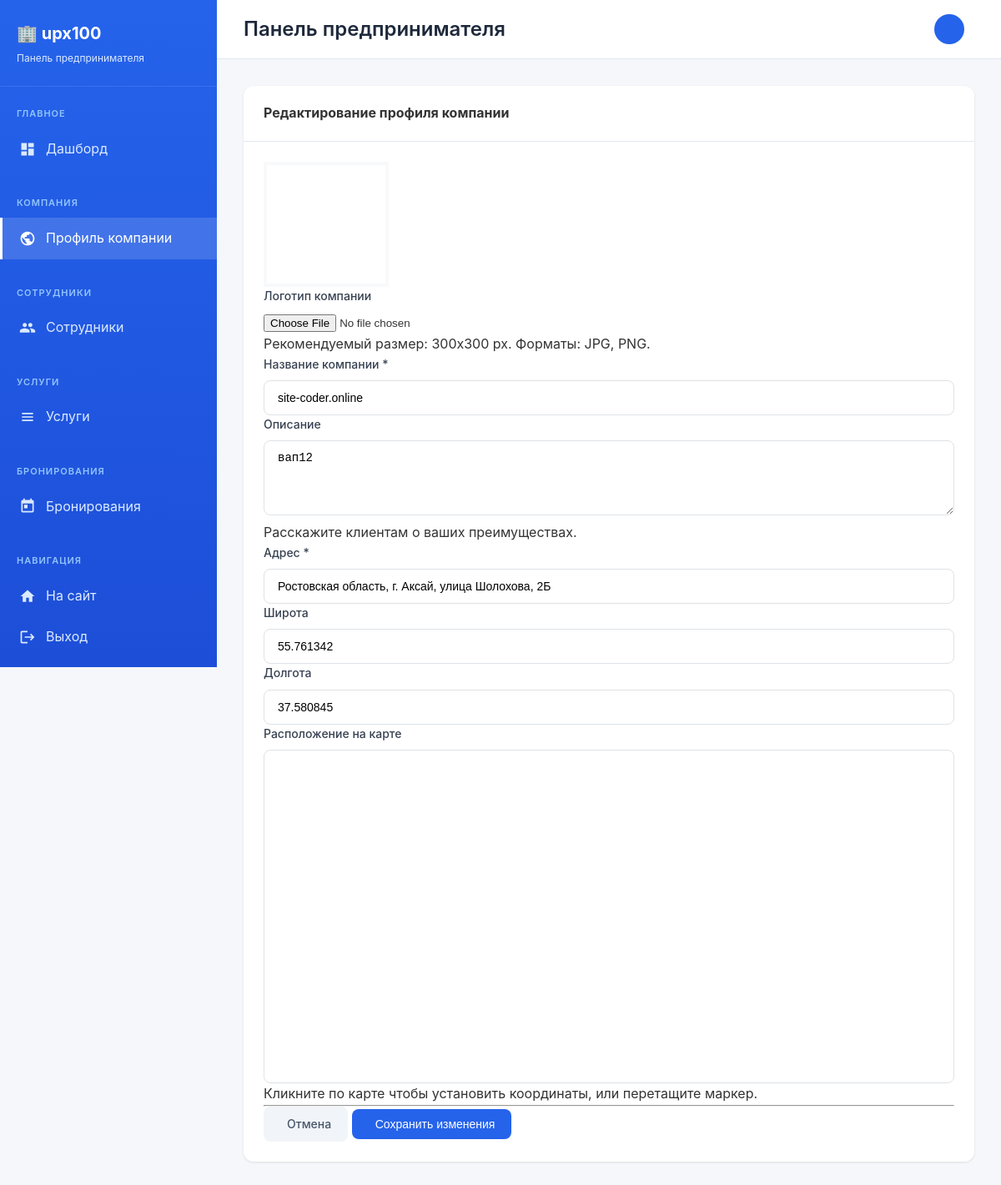
The app's page /business/profile/edit/ (signed in), older data.
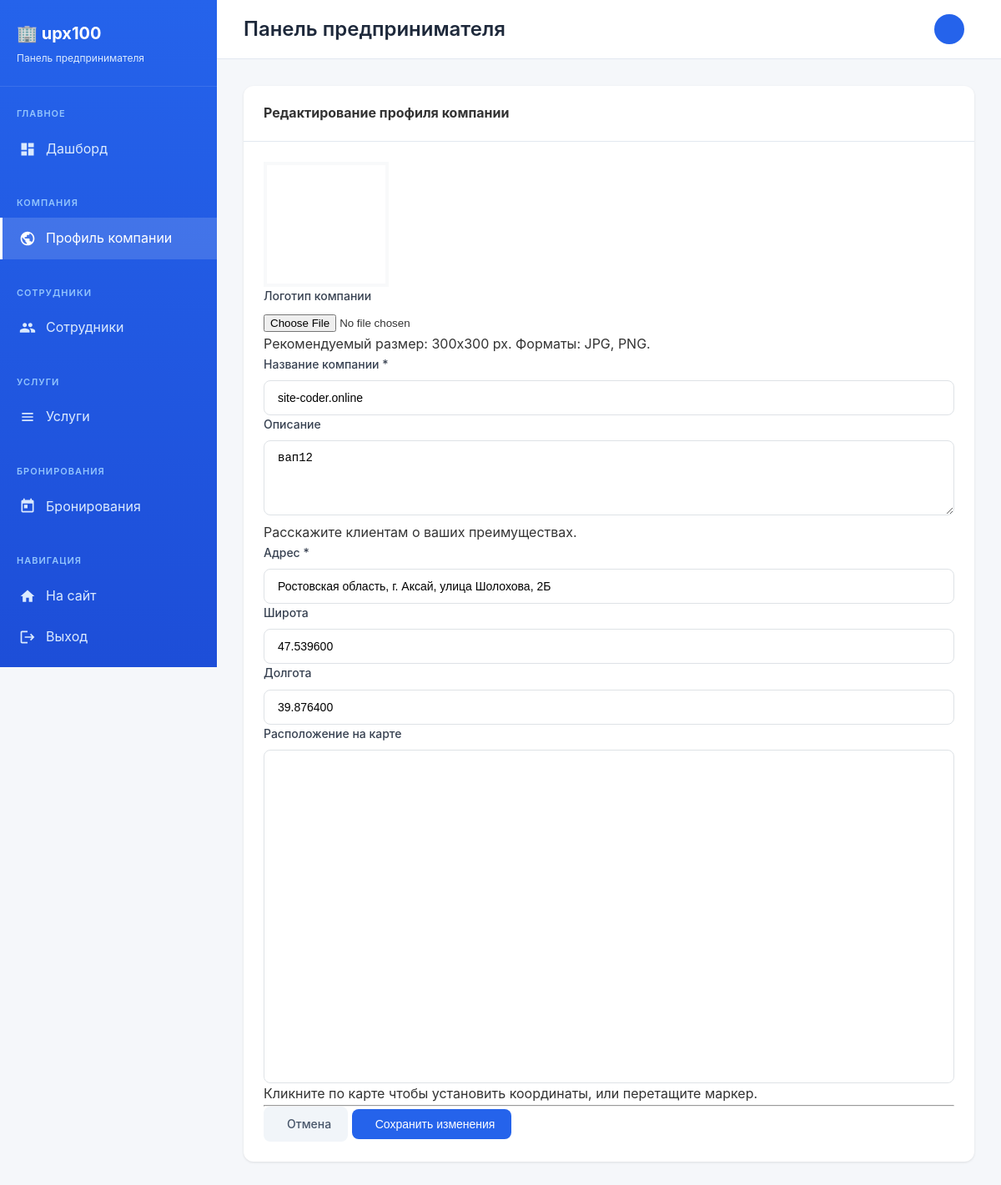
The same page, newer data.
### business/models.py (models this page shows, shortened)
class Company(models.Model):
    owner = models.OneToOneField(settings.AUTH_USER_MODEL, on_delete=models.CASCADE, related_name='company')
    name = models.CharField(max_length=200, verbose_name="Название компании")
    description = models.TextField(blank=True, verbose_name="Описание")
    logo = models.ImageField(upload_to='company_logos/', blank=True, null=True, verbose_name="Логотип")
    photo = models.ImageField(upload_to='company_photos/', blank=True, null=True, verbose_name="Фото компании")
    address = models.CharField(max_length=300, verbose_name="Адрес")
    latitude = models.DecimalField(max_digits=9, decimal_places=6, blank=True, null=True, verbose_name="Широта")
    longitude = models.DecimalField(max_digits=9, decimal_places=6, blank=True, null=True, verbose_name="Долгота")
    phone = models.CharField(max_length=20, blank=True, verbose_name="Телефон")
    email = models.EmailField(blank=True, verbose_name="Email")
    is_verified = models.BooleanField(default=False, verbose_name="Проверена модератором")
    created_at = models.DateTimeField(auto_now_add=True)
    updated_at = models.DateTimeField(auto_now=True)
    class Meta:
        verbose_name = "Компания"
        verbose_name_plural = "Компании"

### business/views.py (the view)
# urls.py: path('profile/edit/', views.company_edit_view, name='company_edit'),
@login_required
def company_edit_view(request):
    try:
        company = request.user.company
        is_create = False
    except Company.DoesNotExist:
        company = None
        is_create = True
    if request.method == 'POST':
        form = CompanyForm(request.POST, request.FILES, instance=company)
        if form.is_valid():
            company = form.save(commit=False)
            if is_create:
                company.owner = request.user
            company.save()
            messages.success(request, 'Профиль компании успешно сохранен!')
            return redirect('business:company_profile')
    else:
        form = CompanyForm(instance=company)
    from decouple import config
    yandex_api_key = config('YANDEX_MAPS_API_KEY', default='')
    return render(request, 'business/company_form.html', {
        'form': form,
        'is_create': is_create,
        'yandex_api_key': yandex_api_key
    })

### business/forms.py (shortened to what this page needs)
class CompanyForm(forms.ModelForm):
    class Meta:
        model = Company
        fields = ['name', 'description', 'logo', 'photo', 'address', 'latitude', 'longitude']
        widgets = {
            'name': forms.TextInput(attrs={'class': 'form-control', 'placeholder': 'Название компании'}),
            'description': forms.Textarea(attrs={'class': 'form-control', 'rows': 4, 'placeholder': 'Описание компании'}),
            'address': forms.TextInput(attrs={'class': 'form-control', 'placeholder': 'Адрес'}),
            'latitude': forms.NumberInput(attrs={'class': 'form-control', 'step': '0.000001'}),
            'longitude': forms.NumberInput(attrs={'class': 'form-control', 'step': '0.000001'}),
        }
    def __init__(self, *args, **kwargs):
        super().__init__(*args, **kwargs)
        self._old_logo = None
        self._old_photo = None
        if self.instance.pk:
            self._old_logo = self.instance.logo.name if self.instance.logo else None
            self._old_photo = self.instance.photo.name if self.instance.photo else None

### templates/business/company_form.html (shortened to what the changed rows need)
{% extends 'business/base.html' %}
{% load static %}
{% block content %}
<div class="container-fluid py-4">
    <div class="row">
        <div class="col-12">
            <div class="card shadow-sm border-0">
                <div class="card-body p-4">
                    <form method="post" enctype="multipart/form-data">
                        <div class="row g-4">
                            <div class="col-md-12 text-center mb-3">
                                <div class="mb-3">
                                    {% if company.logo %}
                                        <img src="{{ company.logo.url }}" alt="Логотип" class="rounded-circle shadow-sm" style="width: 150px; height: 150px; object-fit: cover; border: 4px solid #f8f9fa;">
                                    {% elif form.instance.logo %}
                                        <img src="{{ form.instance.logo.url }}" alt="Логотип" class="rounded-circle shadow-sm" style="width: 150px; height: 150px; object-fit: cover; border: 4px solid #f8f9fa;">
                                    {% else %}
                                        <div class="rounded-circle bg-light d-inline-flex align-items-center justify-content-center shadow-sm" style="width: 150px; height: 150px; border: 4px solid #f8f9fa;">
                                        </div>
                                    {% endif %}
                                </div>
                                <label for="id_logo" class="form-label fw-bold">Логотип компании</label>
                                {{ form.logo }}
                                <div class="form-text">Рекомендуемый размер: 300x300 px. Форматы: JPG, PNG.</div>
                            </div>
                            <div class="col-md-6">
                                <label for="id_name" class="form-label fw-bold">Название компании *</label>
                                {{ form.name }}
                            </div>
                            <div class="col-12">
                                <label for="id_description" class="form-label fw-bold">Описание</label>
                                {{ form.description }}
                                <div class="form-text">Расскажите клиентам о ваших преимуществах.</div>
                            </div>
                            <div class="col-12">
                                <label for="id_address" class="form-label fw-bold">Адрес *</label>
                                {{ form.address }}
                            </div>
                            <div class="col-md-6">
                                <label for="id_latitude" class="form-label fw-bold">Широта</label>
                                {{ form.latitude }}
                            </div>
                            <div class="col-md-6">
                                <label for="id_longitude" class="form-label fw-bold">Долгота</label>
                                {{ form.longitude }}
                            </div>
                        </div>
                    </form>
                </div>
            </div>
        </div>
    </div>
</div>
{% endblock %}

Row changes from the older to the newer data that the page shows:
changed Company "site-coder.online": latitude "55.761342" → "47.539600"; longitude "37.580845" → "39.876400"
